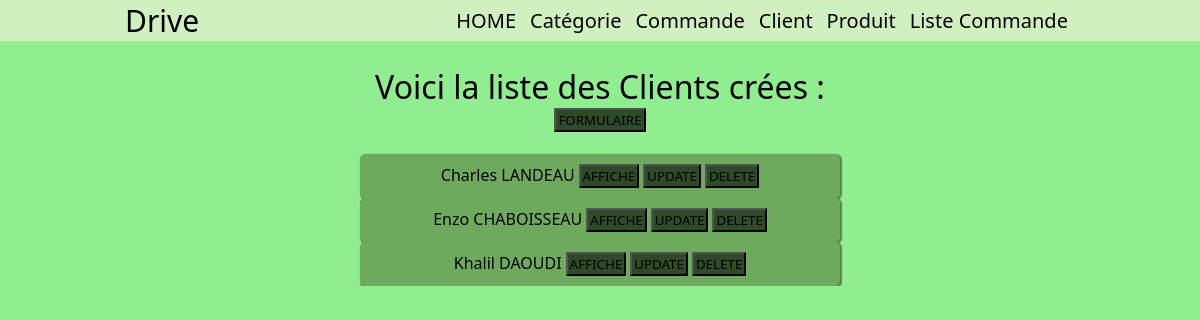
Page /drive/index-client/ on the committed database.
### drive/models.py (models this page shows, shortened)
class client(models.Model):
    num_client = models.BigIntegerField(null=True)
    nom = models.CharField(max_length=100)
    prenom = models.CharField(max_length=100)
    date_inscription = models.DateField()
    adresse = models.CharField(max_length=100)

### drive/views.py (the view)
# urls.py: path('drive/index-client/', views.index_client),
def index_client(request):
	liste = list(models.client.objects.all())
	return render(request,"client/index_client.html",{"listALL_client": liste})

### drive/templates/client/index_client.html (shortened to what this page needs)
{% extends "index.html" %}
{% block content %}
        <h1>Voici la liste des Clients crées :</h1>
        <button><a href="/drive/formulaire-client/">FORMULAIRE</a></button>
        <br>
        {% for l in listALL_client %}
        <div class="bloc-info">
            <div class="container">{{ l.prenom }} {{ l.nom }}<button><a href="/drive/affiche-client/{{l.id}}/">AFFICHE</a></button><button><a href="/drive/update-client/{{l.id}}/">UPDATE</a></button><button><a href="/drive/delete-client/{{l.id}}/">DELETE</a></button></div>
        </div>
        {% endfor %}
    {% endblock %}

### drive/static/categorie/main.css (style rules this page uses)
* { box-sizing:border-box; padding:0; margin:0; font-weight:1; color: black; overflow-x:hidden; }
body { background-color:#90EE90;font-family:system-ui,arial;display:flex;align-items:center;flex-direction:column; }
h1 { animation: h1 0.5s; }
input[type=submit],button, button a { background:#2f4a28; font-family:system-ui,arial; padding: 1px 1px 1px 1px; text-decoration: none; }
.bloc-info { background-color:#6eaa5e; display:flex; flex-direction:column; width:40vw; border-radius:5px; box-shadow:1px 1px 1px 1px #558549; }
div .container button { margin-left: 4px; }
.container { width: 100%; text-align: center; padding: 10px 0 10px 0; }
h1 { margin-top:2%; display:flex; align-items:center; justify-content:center; }

### rows in the picture
client: prenom "Charles", nom "LANDEAU"
client: prenom "Enzo", nom "CHABOISSEAU"
client: prenom "Khalil", nom "DAOUDI"
